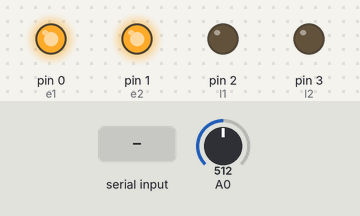
This sketch was run on a simulated Arduino Uno, built with avr-gcc and run on an emulated ATmega328P. Parts: output pins drawn as LEDs (lit = HIGH). The test bench sets the inputs (shaded band); at power-on: A0 = 512. Pins used as bus, display or sensor lines are not drawn.

Above: at 1.2 s.
1.3 s: "90,45\n" received over the second serial link
At 2.1 s:
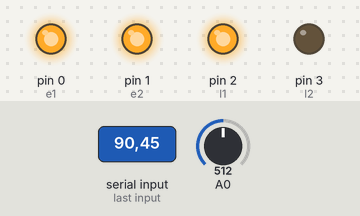
2.8 s: "2\n" received over the second serial link
At 3.7 s:
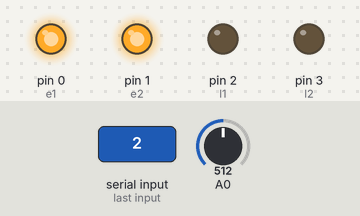
4.3 s: "30,150\n" received over the second serial link
At 4.8 s:
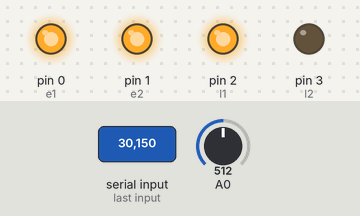
Timing chart, 0 to 7.3 s (numbered marks = the images above; inputs shaded):
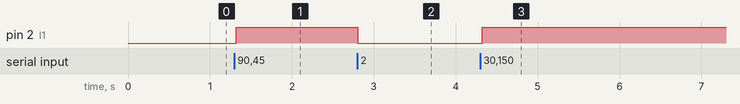

Measured:
- after the input at 1.3 s, pin 2 (l1): LOW → HIGH at once
- after the input at 2.8 s, pin 2 (l1): HIGH → LOW at once
- after the input at 4.3 s, pin 2 (l1): LOW → HIGH at once

The sketch:

bluetooth_car.ino
```cpp
#include<SoftwareSerial.h>
int var=0;
int e1=0;
int l1=2;
int l2=3;
int e2=1;
int r1=4;
int r2=5;
SoftwareSerial myserial(10,11);
void battery()
{
  int volt=(analogRead(A0)/1024)*10;
  myserial.println(volt);
}
void brake()
{
digitalWrite(e1, LOW);
digitalWrite(e2, LOW);
digitalWrite(l1, LOW);
digitalWrite(l2, LOW);
digitalWrite(r1, LOW);
digitalWrite(r2, LOW);
digitalWrite(e1, HIGH);
digitalWrite(e2, HIGH);
battery();
}
void forward ()
{
digitalWrite(e1, LOW);
digitalWrite(e2, LOW);
digitalWrite(l1, HIGH);
digitalWrite(l2, LOW);
digitalWrite(r1, HIGH);
digitalWrite(r2, LOW);
digitalWrite(e1, HIGH);
digitalWrite(e2, HIGH);
battery();
}
void left()
{
digitalWrite(e1, LOW);
digitalWrite(e2, LOW);
digitalWrite(l1, LOW);
digitalWrite(l2, LOW);
digitalWrite(r1, HIGH);
digitalWrite(r2, LOW);
digitalWrite(e1, HIGH);
digitalWrite(e2, HIGH);
battery();
}
void right()
{
digitalWrite(e1, LOW);
digitalWrite(e2, LOW);
digitalWrite(l1, HIGH);
digitalWrite(l2, LOW);
digitalWrite(r1, LOW);
digitalWrite(r2, LOW);
digitalWrite(e1, HIGH);
digitalWrite(e2, HIGH);
battery();
}
void setup()
{
 myserial.begin(9600);
 pinMode(e1,OUTPUT);
 pinMode(e2,OUTPUT);
 pinMode(l1,OUTPUT);
 pinMode(l2,OUTPUT);
 pinMode(r1,OUTPUT);
 pinMode(r2,OUTPUT);
 pinMode(A0,INPUT);
 brake();
}
void loop()
{
  battery();
  while( !myserial.available() );
  battery();
  var = myserial.read()-'0';
  if(var==1)
  {forward();}
  if(var==2)
  {brake();}
  if(var==4)
  {right();}
  if(var==3)
  {left();}
  myserial.flush();
  }
```
